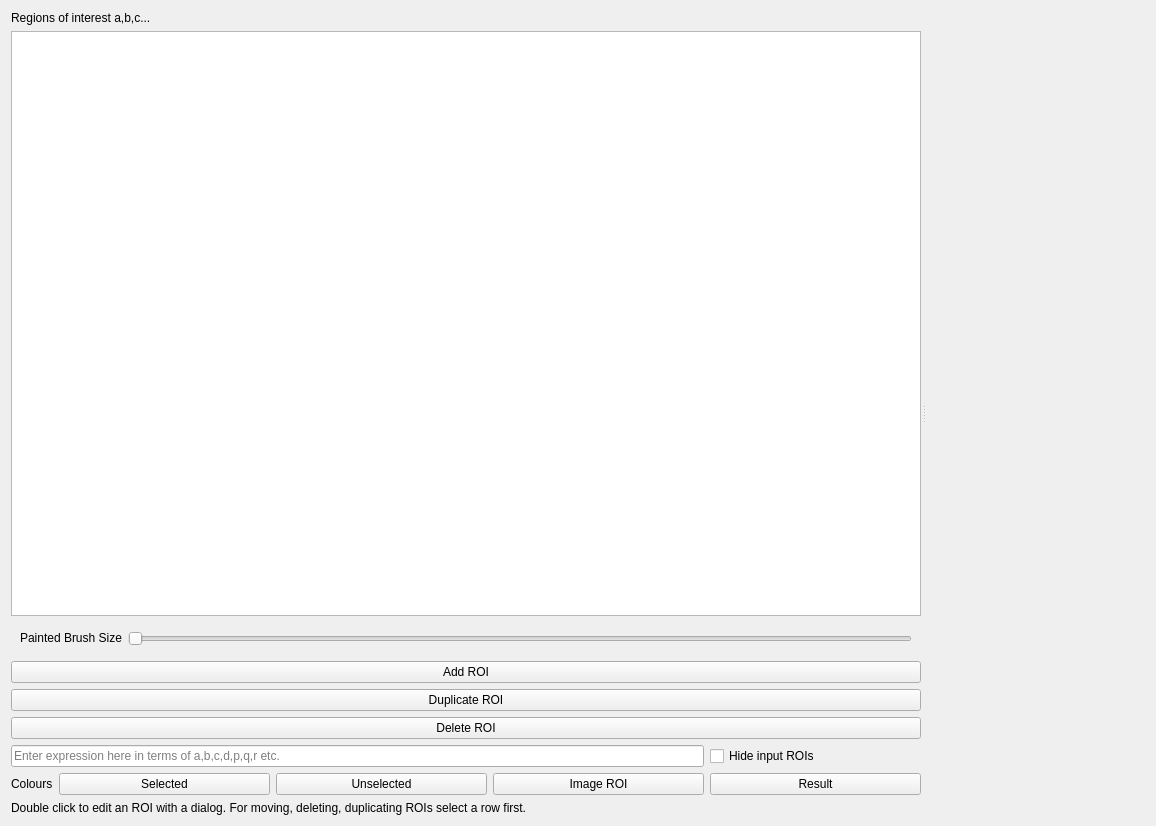
<?xml version="1.0" encoding="UTF-8"?>
<ui version="4.0">
 <class>Form</class>
 <widget class="QWidget" name="Form">
  <property name="geometry">
   <rect>
    <x>0</x>
    <y>0</y>
    <width>1156</width>
    <height>826</height>
   </rect>
  </property>
  <property name="windowTitle">
   <string>Form</string>
  </property>
  <layout class="QHBoxLayout" name="horizontalLayout_2">
   <item>
    <widget class="QSplitter" name="splitter">
     <property name="orientation">
      <enum>Qt::Horizontal</enum>
     </property>
     <property name="handleWidth">
      <number>5</number>
     </property>
     <widget class="QWidget" name="gridWidget" native="true">
      <property name="sizePolicy">
       <sizepolicy hsizetype="Expanding" vsizetype="MinimumExpanding">
        <horstretch>0</horstretch>
        <verstretch>0</verstretch>
       </sizepolicy>
      </property>
      <property name="minimumSize">
       <size>
        <width>0</width>
        <height>0</height>
       </size>
      </property>
      <property name="maximumSize">
       <size>
        <width>1000</width>
        <height>1000</height>
       </size>
      </property>
      <layout class="QVBoxLayout" name="verticalLayout_4">
       <property name="sizeConstraint">
        <enum>QLayout::SetDefaultConstraint</enum>
       </property>
       <item>
        <widget class="QLabel" name="label_4">
         <property name="maximumSize">
          <size>
           <width>200</width>
           <height>16777215</height>
          </size>
         </property>
         <property name="text">
          <string>Regions of interest a,b,c...</string>
         </property>
        </widget>
       </item>
       <item>
        <widget class="TableView" name="tableView">
         <property name="sizePolicy">
          <sizepolicy hsizetype="Expanding" vsizetype="MinimumExpanding">
           <horstretch>0</horstretch>
           <verstretch>0</verstretch>
          </sizepolicy>
         </property>
         <property name="editTriggers">
          <set>QAbstractItemView::AnyKeyPressed|QAbstractItemView::DoubleClicked|QAbstractItemView::EditKeyPressed</set>
         </property>
         <property name="selectionBehavior">
          <enum>QAbstractItemView::SelectRows</enum>
         </property>
         <attribute name="horizontalHeaderMinimumSectionSize">
          <number>30</number>
         </attribute>
         <attribute name="horizontalHeaderDefaultSectionSize">
          <number>100</number>
         </attribute>
        </widget>
       </item>
       <item>
        <widget class="QWidget" name="paintedWidget" native="true">
         <layout class="QHBoxLayout" name="horizontalLayout_3">
          <item>
           <widget class="QLabel" name="label_5">
            <property name="sizePolicy">
             <sizepolicy hsizetype="Preferred" vsizetype="Maximum">
              <horstretch>0</horstretch>
              <verstretch>0</verstretch>
             </sizepolicy>
            </property>
            <property name="text">
             <string>Painted Brush Size</string>
            </property>
           </widget>
          </item>
          <item>
           <widget class="QSlider" name="brushSize">
            <property name="orientation">
             <enum>Qt::Horizontal</enum>
            </property>
           </widget>
          </item>
         </layout>
        </widget>
       </item>
       <item>
        <widget class="QPushButton" name="addButton">
         <property name="text">
          <string>Add ROI</string>
         </property>
        </widget>
       </item>
       <item>
        <widget class="QPushButton" name="dupButton">
         <property name="text">
          <string>Duplicate ROI</string>
         </property>
        </widget>
       </item>
       <item>
        <widget class="QPushButton" name="deleteButton">
         <property name="text">
          <string>Delete ROI</string>
         </property>
        </widget>
       </item>
       <item>
        <widget class="QWidget" name="widget" native="true">
         <layout class="QGridLayout" name="gridLayout_2">
          <property name="leftMargin">
           <number>0</number>
          </property>
          <property name="topMargin">
           <number>0</number>
          </property>
          <property name="rightMargin">
           <number>0</number>
          </property>
          <property name="bottomMargin">
           <number>0</number>
          </property>
          <item row="2" column="1">
           <widget class="QPushButton" name="selColButton">
            <property name="text">
             <string>Selected</string>
            </property>
           </widget>
          </item>
          <item row="2" column="4">
           <widget class="QPushButton" name="outColButton">
            <property name="text">
             <string>Result</string>
            </property>
           </widget>
          </item>
          <item row="0" column="4">
           <widget class="QCheckBox" name="hideCheck">
            <property name="text">
             <string>Hide input ROIs</string>
            </property>
           </widget>
          </item>
          <item row="2" column="2">
           <widget class="QPushButton" name="unselColButton">
            <property name="text">
             <string>Unselected</string>
            </property>
           </widget>
          </item>
          <item row="2" column="0">
           <widget class="QLabel" name="label">
            <property name="sizePolicy">
             <sizepolicy hsizetype="Maximum" vsizetype="Preferred">
              <horstretch>0</horstretch>
              <verstretch>0</verstretch>
             </sizepolicy>
            </property>
            <property name="text">
             <string>Colours</string>
            </property>
           </widget>
          </item>
          <item row="2" column="3">
           <widget class="QPushButton" name="imgROIColButton">
            <property name="text">
             <string>Image ROI</string>
            </property>
           </widget>
          </item>
          <item row="0" column="0" colspan="4">
           <widget class="QLineEdit" name="exprEdit">
            <property name="placeholderText">
             <string>Enter expression here in terms of a,b,c,d,p,q,r etc.</string>
            </property>
           </widget>
          </item>
         </layout>
        </widget>
       </item>
       <item>
        <widget class="QLabel" name="label_3">
         <property name="text">
          <string>Double click to edit an ROI with a dialog. For moving, deleting, duplicating ROIs select a row first.</string>
         </property>
         <property name="wordWrap">
          <bool>true</bool>
         </property>
        </widget>
       </item>
      </layout>
     </widget>
     <widget class="Canvas" name="canvas" native="true">
      <property name="sizePolicy">
       <sizepolicy hsizetype="Preferred" vsizetype="MinimumExpanding">
        <horstretch>0</horstretch>
        <verstretch>0</verstretch>
       </sizepolicy>
      </property>
     </widget>
    </widget>
   </item>
  </layout>
 </widget>
 <customwidgets>
  <customwidget>
   <class>Canvas</class>
   <extends>QWidget</extends>
   <header>pcot.ui.canvas</header>
   <container>1</container>
  </customwidget>
  <customwidget>
   <class>TableView</class>
   <extends>QTableView</extends>
   <header>pcot.ui.tablemodel</header>
  </customwidget>
 </customwidgets>
 <resources/>
 <connections/>
</ui>
